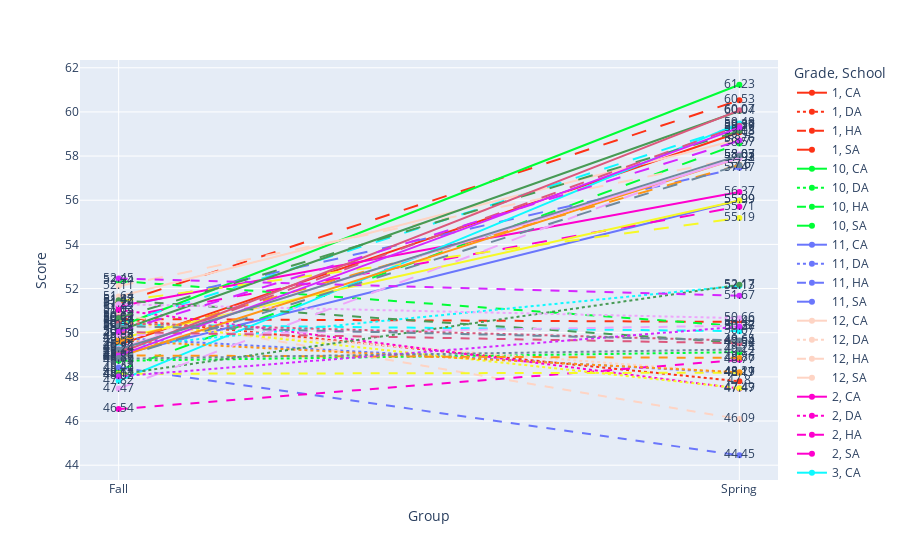

Notebook source saved alongside this figure:
### Code cell
output_chart, table_data = create_interactive_line_chart_and_table(data_source_pivot = df_results_pivot, y_value = 'Score',
comparison_values = ['Period', 'Grade', 'School'], color_value = 'Grade', color_discrete_map = None, color_discrete_sequence = px.colors.qualitative.Light24, secondary_differentiator = 'School', label_round_precision = 2, table_round_precision = 2)

output_chart

### Figure 1 — Plotly figure (JSON) as saved in the notebook; plotly's stock layout.template omitted (floating-point values rounded to 4 significant figures)
{"data": [{"hovertemplate": "Grade=1<br>School=CA<br>Group=%{x}<br>Score=%{text}<extra></extra>", "legendgroup": "1, CA", "line": {"color": "#FD3216", "dash": "solid"}, "marker": {"symbol": "circle"}, "mode": "markers+lines+text", "name": "1, CA", "orientation": "v", "showlegend": true, "text": [49.45, 59.08], "type": "scatter", "x": ["Fall", "Spring"], "xaxis": "x", "y": [49.45, 59.08], "yaxis": "y"}, {"hovertemplate": "Grade=1<br>School=DA<br>Group=%{x}<br>Score=%{text}<extra></extra>", "legendgroup": "1, DA", "line": {"color": "#FD3216", "dash": "dot"}, "marker": {"symbol": "circle"}, "mode": "markers+lines+text", "name": "1, DA", "orientation": "v", "showlegend": true, "text": [50.64, 47.8], "type": "scatter", "x": ["Fall", "Spring"], "xaxis": "x", "y": [50.64, 47.8], "yaxis": "y"}, {"hovertemplate": "Grade=1<br>School=HA<br>Group=%{x}<br>Score=%{text}<extra></extra>", "legendgroup": "1, HA", "line": {"color": "#FD3216", "dash": "dash"}, "marker": {"symbol": "circle"}, "mode": "markers+lines+text", "name": "1, HA", "orientation": "v", "showlegend": true, "text": [50.62, 50.49], "type": "scatter", "x": ["Fall", "Spring"], "xaxis": "x", "y": [50.62, 50.49], "yaxis": "y"}, {"hovertemplate": "Grade=1<br>School=SA<br>Group=%{x}<br>Score=%{text}<extra></extra>", "legendgroup": "1, SA", "line": {"color": "#FD3216", "dash": "longdash"}, "marker": {"symbol": "circle"}, "mode": "markers+lines+text", "name": "1, SA", "orientation": "v", "showlegend": true, "text": [51.34, 60.53], "type": "scatter", "x": ["Fall", "Spring"], "xaxis": "x", "y": [51.34, 60.53], "yaxis": "y"}, {"hovertemplate": "Grade=10<br>School=CA<br>Group=%{x}<br>Score=%{text}<extra></extra>", "legendgroup": "10, CA", "line": {"color": "#00FE35", "dash": "solid"}, "marker": {"symbol": "circle"}, "mode": "markers+lines+text", "name": "10, CA", "orientation": "v", "showlegend": true, "text": [50.27, 61.23], "type": "scatter", "x": ["Fall", "Spring"], "xaxis": "x", "y": [50.27, 61.23], "yaxis": "y"}, {"hovertemplate": "Grade=10<br>School=DA<br>Group=%{x}<br>Score=%{text}<extra></extra>", "legendgroup": "10, DA", "line": {"color": "#00FE35", "dash": "dot"}, "marker": {"symbol": "circle"}, "mode": "markers+lines+text", "name": "10, DA", "orientation": "v", "showlegend": true, "text": [48.73, 49.12], "type": "scatter", "x": ["Fall", "Spring"], "xaxis": "x", "y": [48.73, 49.12], "yaxis": "y"}, {"hovertemplate": "Grade=10<br>School=HA<br>Group=%{x}<br>Score=%{text}<extra></extra>", "legendgroup": "10, HA", "line": {"color": "#00FE35", "dash": "dash"}, "marker": {"symbol": "circle"}, "mode": "markers+lines+text", "name": "10, HA", "orientation": "v", "showlegend": true, "text": [52.34, 50.3], "type": "scatter", "x": ["Fall", "Spring"], "xaxis": "x", "y": [52.34, 50.3], "yaxis": "y"}, {"hovertemplate": "Grade=10<br>School=SA<br>Group=%{x}<br>Score=%{text}<extra></extra>", "legendgroup": "10, SA", "line": {"color": "#00FE35", "dash": "longdash"}, "marker": {"symbol": "circle"}, "mode": "markers+lines+text", "name": "10, SA", "orientation": "v", "showlegend": true, "text": [48.29, 58.57], "type": "scatter", "x": ["Fall", "Spring"], "xaxis": "x", "y": [48.29, 58.57], "yaxis": "y"}, {"hovertemplate": "Grade=11<br>School=CA<br>Group=%{x}<br>Score=%{text}<extra></extra>", "legendgroup": "11, CA", "line": {"color": "#6A76FC", "dash": "solid"}, "marker": {"symbol": "circle"}, "mode": "markers+lines+text", "name": "11, CA", "orientation": "v", "showlegend": true, "text": [48.99, 55.99], "type": "scatter", "x": ["Fall", "Spring"], "xaxis": "x", "y": [48.99, 55.99], "yaxis": "y"}, {"hovertemplate": "Grade=11<br>School=DA<br>Group=%{x}<br>Score=%{text}<extra></extra>", "legendgroup": "11, DA", "line": {"color": "#6A76FC", "dash": "dot"}, "marker": {"symbol": "circle"}, "mode": "markers+lines+text", "name": "11, DA", "orientation": "v", "showlegend": true, "text": [49.76, 48.17], "type": "scatter", "x": ["Fall", "Spring"], "xaxis": "x", "y": [49.76, 48.17], "yaxis": "y"}, {"hovertemplate": "Grade=11<br>School=HA<br>Group=%{x}<br>Score=%{text}<extra></extra>", "legendgroup": "11, HA", "line": {"color": "#6A76FC", "dash": "dash"}, "marker": {"symbol": "circle"}, "mode": "markers+lines+text", "name": "11, HA", "orientation": "v", "showlegend": true, "text": [48.42, 44.45], "type": "scatter", "x": ["Fall", "Spring"], "xaxis": "x", "y": [48.42, 44.45], "yaxis": "y"}, {"hovertemplate": "Grade=11<br>School=SA<br>Group=%{x}<br>Score=%{text}<extra></extra>", "legendgroup": "11, SA", "line": {"color": "#6A76FC", "dash": "longdash"}, "marker": {"symbol": "circle"}, "mode": "markers+lines+text", "name": "11, SA", "orientation": "v", "showlegend": true, "text": [51.12, 57.47], "type": "scatter", "x": ["Fall", "Spring"], "xaxis": "x", "y": [51.12, 57.47], "yaxis": "y"}, {"hovertemplate": "Grade=12<br>School=CA<br>Group=%{x}<br>Score=%{text}<extra></extra>", "legendgroup": "12, CA", "line": {"color": "#FED4C4", "dash": "solid"}, "marker": {"symbol": "circle"}, "mode": "markers+lines+text", "name": "12, CA", "orientation": "v", "showlegend": true, "text": [51.64, 58.76], "type": "scatter", "x": ["Fall", "Spring"], "xaxis": "x", "y": [51.64, 58.76], "yaxis": "y"}, {"hovertemplate": "Grade=12<br>School=DA<br>Group=%{x}<br>Score=%{text}<extra></extra>", "legendgroup": "12, DA", "line": {"color": "#FED4C4", "dash": "dot"}, "marker": {"symbol": "circle"}, "mode": "markers+lines+text", "name": "12, DA", "orientation": "v", "showlegend": true, "text": [50.36, 48.17], "type": "scatter", "x": ["Fall", "Spring"], "xaxis": "x", "y": [50.36, 48.17], "yaxis": "y"}, {"hovertemplate": "Grade=12<br>School=HA<br>Group=%{x}<br>Score=%{text}<extra></extra>", "legendgroup": "12, HA", "line": {"color": "#FED4C4", "dash": "dash"}, "marker": {"symbol": "circle"}, "mode": "markers+lines+text", "name": "12, HA", "orientation": "v", "showlegend": true, "text": [50.83, 46.09], "type": "scatter", "x": ["Fall", "Spring"], "xaxis": "x", "y": [50.83, 46.09], "yaxis": "y"}, {"hovertemplate": "Grade=12<br>School=SA<br>Group=%{x}<br>Score=%{text}<extra></extra>", "legendgroup": "12, SA", "line": {"color": "#FED4C4", "dash": "longdash"}, "marker": {"symbol": "circle"}, "mode": "markers+lines+text", "name": "12, SA", "orientation": "v", "showlegend": true, "text": [52.11, 57.93], "type": "scatter", "x": ["Fall", "Spring"], "xaxis": "x", "y": [52.11, 57.93], "yaxis": "y"}, {"hovertemplate": "Grade=2<br>School=CA<br>Group=%{x}<br>Score=%{text}<extra></extra>", "legendgroup": "2, CA", "line": {"color": "#FE00CE", "dash": "solid"}, "marker": {"symbol": "circle"}, "mode": "markers+lines+text", "name": "2, CA", "orientation": "v", "showlegend": true, "text": [51.2, 56.37], "type": "scatter", "x": ["Fall", "Spring"], "xaxis": "x", "y": [51.2, 56.37], "yaxis": "y"}, {"hovertemplate": "Grade=2<br>School=DA<br>Group=%{x}<br>Score=%{text}<extra></extra>", "legendgroup": "2, DA", "line": {"color": "#FE00CE", "dash": "dot"}, "marker": {"symbol": "circle"}, "mode": "markers+lines+text", "name": "2, DA", "orientation": "v", "showlegend": true, "text": [51.03, 47.47], "type": "scatter", "x": ["Fall", "Spring"], "xaxis": "x", "y": [51.03, 47.47], "yaxis": "y"}, {"hovertemplate": "Grade=2<br>School=HA<br>Group=%{x}<br>Score=%{text}<extra></extra>", "legendgroup": "2, HA", "line": {"color": "#FE00CE", "dash": "dash"}, "marker": {"symbol": "circle"}, "mode": "markers+lines+text", "name": "2, HA", "orientation": "v", "showlegend": true, "text": [46.54, 48.77], "type": "scatter", "x": ["Fall", "Spring"], "xaxis": "x", "y": [46.54, 48.77], "yaxis": "y"}, {"hovertemplate": "Grade=2<br>School=SA<br>Group=%{x}<br>Score=%{text}<extra></extra>", "legendgroup": "2, SA", "line": {"color": "#FE00CE", "dash": "longdash"}, "marker": {"symbol": "circle"}, "mode": "markers+lines+text", "name": "2, SA", "orientation": "v", "showlegend": true, "text": [50.69, 55.71], "type": "scatter", "x": ["Fall", "Spring"], "xaxis": "x", "y": [50.69, 55.71], "yaxis": "y"}, {"hovertemplate": "Grade=3<br>School=CA<br>Group=%{x}<br>Score=%{text}<extra></extra>", "legendgroup": "3, CA", "line": {"color": "#0DF9FF", "dash": "solid"}, "marker": {"symbol": "circle"}, "mode": "markers+lines+text", "name": "3, CA", "orientation": "v", "showlegend": true, "text": [47.82, 59.48], "type": "scatter", "x": ["Fall", "Spring"], "xaxis": "x", "y": [47.82, 59.48], "yaxis": "y"}, {"hovertemplate": "Grade=3<br>School=DA<br>Group=%{x}<br>Score=%{text}<extra></extra>", "legendgroup": "3, DA", "line": {"color": "#0DF9FF", "dash": "dot"}, "marker": {"symbol": "circle"}, "mode": "markers+lines+text", "name": "3, DA", "orientation": "v", "showlegend": true, "text": [49.35, 52.13], "type": "scatter", "x": ["Fall", "Spring"], "xaxis": "x", "y": [49.35, 52.13], "yaxis": "y"}, {"hovertemplate": "Grade=3<br>School=HA<br>Group=%{x}<br>Score=%{text}<extra></extra>", "legendgroup": "3, HA", "line": {"color": "#0DF9FF", "dash": "dash"}, "marker": {"symbol": "circle"}, "mode": "markers+lines+text", "name": "3, HA", "orientation": "v", "showlegend": true, "text": [50.37, 50.07], "type": "scatter", "x": ["Fall", "Spring"], "xaxis": "x", "y": [50.37, 50.07], "yaxis": "y"}, {"hovertemplate": "Grade=3<br>School=SA<br>Group=%{x}<br>Score=%{text}<extra></extra>", "legendgroup": "3, SA", "line": {"color": "#0DF9FF", "dash": "longdash"}, "marker": {"symbol": "circle"}, "mode": "markers+lines+text", "name": "3, SA", "orientation": "v", "showlegend": true, "text": [50.37, 59.39], "type": "scatter", "x": ["Fall", "Spring"], "xaxis": "x", "y": [50.37, 59.39], "yaxis": "y"}, {"hovertemplate": "Grade=4<br>School=CA<br>Group=%{x}<br>Score=%{text}<extra></extra>", "legendgroup": "4, CA", "line": {"color": "#F6F926", "dash": "solid"}, "marker": {"symbol": "circle"}, "mode": "markers+lines+text", "name": "4, CA", "orientation": "v", "showlegend": true, "text": [49.74, 55.99], "type": "scatter", "x": ["Fall", "Spring"], "xaxis": "x", "y": [49.74, 55.99], "yaxis": "y"}, {"hovertemplate": "Grade=4<br>School=DA<br>Group=%{x}<br>Score=%{text}<extra></extra>", "legendgroup": "4, DA", "line": {"color": "#F6F926", "dash": "dot"}, "marker": {"symbol": "circle"}, "mode": "markers+lines+text", "name": "4, DA", "orientation": "v", "showlegend": true, "text": [50.51, 47.49], "type": "scatter", "x": ["Fall", "Spring"], "xaxis": "x", "y": [50.51, 47.49], "yaxis": "y"}, {"hovertemplate": "Grade=4<br>School=HA<br>Group=%{x}<br>Score=%{text}<extra></extra>", "legendgroup": "4, HA", "line": {"color": "#F6F926", "dash": "dash"}, "marker": {"symbol": "circle"}, "mode": "markers+lines+text", "name": "4, HA", "orientation": "v", "showlegend": true, "text": [48.14, 48.19], "type": "scatter", "x": ["Fall", "Spring"], "xaxis": "x", "y": [48.14, 48.19], "yaxis": "y"}, {"hovertemplate": "Grade=4<br>School=SA<br>Group=%{x}<br>Score=%{text}<extra></extra>", "legendgroup": "4, SA", "line": {"color": "#F6F926", "dash": "longdash"}, "marker": {"symbol": "circle"}, "mode": "markers+lines+text", "name": "4, SA", "orientation": "v", "showlegend": true, "text": [51.42, 55.19], "type": "scatter", "x": ["Fall", "Spring"], "xaxis": "x", "y": [51.42, 55.19], "yaxis": "y"}, {"hovertemplate": "Grade=5<br>School=CA<br>Group=%{x}<br>Score=%{text}<extra></extra>", "legendgroup": "5, CA", "line": {"color": "#FF9616", "dash": "solid"}, "marker": {"symbol": "circle"}, "mode": "markers+lines+text", "name": "5, CA", "orientation": "v", "showlegend": true, "text": [48.91, 57.92], "type": "scatter", "x": ["Fall", "Spring"], "xaxis": "x", "y": [48.91, 57.92], "yaxis": "y"}, {"hovertemplate": "Grade=5<br>School=DA<br>Group=%{x}<br>Score=%{text}<extra></extra>", "legendgroup": "5, DA", "line": {"color": "#FF9616", "dash": "dot"}, "marker": {"symbol": "circle"}, "mode": "markers+lines+text", "name": "5, DA", "orientation": "v", "showlegend": true, "text": [49.64, 48.21], "type": "scatter", "x": ["Fall", "Spring"], "xaxis": "x", "y": [49.64, 48.21], "yaxis": "y"}, {"hovertemplate": "Grade=5<br>School=HA<br>Group=%{x}<br>Score=%{text}<extra></extra>", "legendgroup": "5, HA", "line": {"color": "#FF9616", "dash": "dash"}, "marker": {"symbol": "circle"}, "mode": "markers+lines+text", "name": "5, HA", "orientation": "v", "showlegend": true, "text": [48.97, 48.86], "type": "scatter", "x": ["Fall", "Spring"], "xaxis": "x", "y": [48.97, 48.86], "yaxis": "y"}, {"hovertemplate": "Grade=5<br>School=SA<br>Group=%{x}<br>Score=%{text}<extra></extra>", "legendgroup": "5, SA", "line": {"color": "#FF9616", "dash": "longdash"}, "marker": {"symbol": "circle"}, "mode": "markers+lines+text", "name": "5, SA", "orientation": "v", "showlegend": true, "text": [49.6, 57.6], "type": "scatter", "x": ["Fall", "Spring"], "xaxis": "x", "y": [49.6, 57.6], "yaxis": "y"}, {"hovertemplate": "Grade=6<br>School=CA<br>Group=%{x}<br>Score=%{text}<extra></extra>", "legendgroup": "6, CA", "line": {"color": "#479B55", "dash": "solid"}, "marker": {"symbol": "circle"}, "mode": "markers+lines+text", "name": "6, CA", "orientation": "v", "showlegend": true, "text": [50.09, 60.04], "type": "scatter", "x": ["Fall", "Spring"], "xaxis": "x", "y": [50.09, 60.04], "yaxis": "y"}, {"hovertemplate": "Grade=6<br>School=DA<br>Group=%{x}<br>Score=%{text}<extra></extra>", "legendgroup": "6, DA", "line": {"color": "#479B55", "dash": "dot"}, "marker": {"symbol": "circle"}, "mode": "markers+lines+text", "name": "6, DA", "orientation": "v", "showlegend": true, "text": [48.11, 52.17], "type": "scatter", "x": ["Fall", "Spring"], "xaxis": "x", "y": [48.11, 52.17], "yaxis": "y"}, {"hovertemplate": "Grade=6<br>School=HA<br>Group=%{x}<br>Score=%{text}<extra></extra>", "legendgroup": "6, HA", "line": {"color": "#479B55", "dash": "dash"}, "marker": {"symbol": "circle"}, "mode": "markers+lines+text", "name": "6, HA", "orientation": "v", "showlegend": true, "text": [51.47, 49.54], "type": "scatter", "x": ["Fall", "Spring"], "xaxis": "x", "y": [51.47, 49.54], "yaxis": "y"}, {"hovertemplate": "Grade=6<br>School=SA<br>Group=%{x}<br>Score=%{text}<extra></extra>", "legendgroup": "6, SA", "line": {"color": "#479B55", "dash": "longdash"}, "marker": {"symbol": "circle"}, "mode": "markers+lines+text", "name": "6, SA", "orientation": "v", "showlegend": true, "text": [50.67, 59.13], "type": "scatter", "x": ["Fall", "Spring"], "xaxis": "x", "y": [50.67, 59.13], "yaxis": "y"}, {"hovertemplate": "Grade=7<br>School=CA<br>Group=%{x}<br>Score=%{text}<extra></extra>", "legendgroup": "7, CA", "line": {"color": "#EEA6FB", "dash": "solid"}, "marker": {"symbol": "circle"}, "mode": "markers+lines+text", "name": "7, CA", "orientation": "v", "showlegend": true, "text": [49.29, 57.91], "type": "scatter", "x": ["Fall", "Spring"], "xaxis": "x", "y": [49.29, 57.91], "yaxis": "y"}, {"hovertemplate": "Grade=7<br>School=DA<br>Group=%{x}<br>Score=%{text}<extra></extra>", "legendgroup": "7, DA", "line": {"color": "#EEA6FB", "dash": "dot"}, "marker": {"symbol": "circle"}, "mode": "markers+lines+text", "name": "7, DA", "orientation": "v", "showlegend": true, "text": [51.29, 50.66], "type": "scatter", "x": ["Fall", "Spring"], "xaxis": "x", "y": [51.29, 50.66], "yaxis": "y"}, {"hovertemplate": "Grade=7<br>School=HA<br>Group=%{x}<br>Score=%{text}<extra></extra>", "legendgroup": "7, HA", "line": {"color": "#EEA6FB", "dash": "dash"}, "marker": {"symbol": "circle"}, "mode": "markers+lines+text", "name": "7, HA", "orientation": "v", "showlegend": true, "text": [49.88, 50.32], "type": "scatter", "x": ["Fall", "Spring"], "xaxis": "x", "y": [49.88, 50.32], "yaxis": "y"}, {"hovertemplate": "Grade=7<br>School=SA<br>Group=%{x}<br>Score=%{text}<extra></extra>", "legendgroup": "7, SA", "line": {"color": "#EEA6FB", "dash": "longdash"}, "marker": {"symbol": "circle"}, "mode": "markers+lines+text", "name": "7, SA", "orientation": "v", "showlegend": true, "text": [47.47, 58.07], "type": "scatter", "x": ["Fall", "Spring"], "xaxis": "x", "y": [47.47, 58.07], "yaxis": "y"}, {"hovertemplate": "Grade=8<br>School=CA<br>Group=%{x}<br>Score=%{text}<extra></extra>", "legendgroup": "8, CA", "line": {"color": "#DC587D", "dash": "solid"}, "marker": {"symbol": "circle"}, "mode": "markers+lines+text", "name": "8, CA", "orientation": "v", "showlegend": true, "text": [49.07, 60.07], "type": "scatter", "x": ["Fall", "Spring"], "xaxis": "x", "y": [49.07, 60.07], "yaxis": "y"}, {"hovertemplate": "Grade=8<br>School=DA<br>Group=%{x}<br>Score=%{text}<extra></extra>", "legendgroup": "8, DA", "line": {"color": "#DC587D", "dash": "dot"}, "marker": {"symbol": "circle"}, "mode": "markers+lines+text", "name": "8, DA", "orientation": "v", "showlegend": true, "text": [50.43, 49.64], "type": "scatter", "x": ["Fall", "Spring"], "xaxis": "x", "y": [50.43, 49.64], "yaxis": "y"}, {"hovertemplate": "Grade=8<br>School=HA<br>Group=%{x}<br>Score=%{text}<extra></extra>", "legendgroup": "8, HA", "line": {"color": "#DC587D", "dash": "dash"}, "marker": {"symbol": "circle"}, "mode": "markers+lines+text", "name": "8, HA", "orientation": "v", "showlegend": true, "text": [50.03, 49.52], "type": "scatter", "x": ["Fall", "Spring"], "xaxis": "x", "y": [50.03, 49.52], "yaxis": "y"}, {"hovertemplate": "Grade=8<br>School=SA<br>Group=%{x}<br>Score=%{text}<extra></extra>", "legendgroup": "8, SA", "line": {"color": "#DC587D", "dash": "longdash"}, "marker": {"symbol": "circle"}, "mode": "markers+lines+text", "name": "8, SA", "orientation": "v", "showlegend": true, "text": [49.15, 59.37], "type": "scatter", "x": ["Fall", "Spring"], "xaxis": "x", "y": [49.15, 59.37], "yaxis": "y"}, {"hovertemplate": "Grade=9<br>School=CA<br>Group=%{x}<br>Score=%{text}<extra></extra>", "legendgroup": "9, CA", "line": {"color": "#D626FF", "dash": "solid"}, "marker": {"symbol": "circle"}, "mode": "markers+lines+text", "name": "9, CA", "orientation": "v", "showlegend": true, "text": [48.96, 59.29], "type": "scatter", "x": ["Fall", "Spring"], "xaxis": "x", "y": [48.96, 59.29], "yaxis": "y"}, {"hovertemplate": "Grade=9<br>School=DA<br>Group=%{x}<br>Score=%{text}<extra></extra>", "legendgroup": "9, DA", "line": {"color": "#D626FF", "dash": "dot"}, "marker": {"symbol": "circle"}, "mode": "markers+lines+text", "name": "9, DA", "orientation": "v", "showlegend": true, "text": [48.02, 50.27], "type": "scatter", "x": ["Fall", "Spring"], "xaxis": "x", "y": [48.02, 50.27], "yaxis": "y"}, {"hovertemplate": "Grade=9<br>School=HA<br>Group=%{x}<br>Score=%{text}<extra></extra>", "legendgroup": "9, HA", "line": {"color": "#D626FF", "dash": "dash"}, "marker": {"symbol": "circle"}, "mode": "markers+lines+text", "name": "9, HA", "orientation": "v", "showlegend": true, "text": [52.45, 51.67], "type": "scatter", "x": ["Fall", "Spring"], "xaxis": "x", "y": [52.45, 51.67], "yaxis": "y"}, {"hovertemplate": "Grade=9<br>School=SA<br>Group=%{x}<br>Score=%{text}<extra></extra>", "legendgroup": "9, SA", "line": {"color": "#D626FF", "dash": "longdash"}, "marker": {"symbol": "circle"}, "mode": "markers+lines+text", "name": "9, SA", "orientation": "v", "showlegend": true, "text": [50.04, 58.7], "type": "scatter", "x": ["Fall", "Spring"], "xaxis": "x", "y": [50.04, 58.7], "yaxis": "y"}, {"hovertemplate": "Grade=K<br>School=CA<br>Group=%{x}<br>Score=%{text}<extra></extra>", "legendgroup": "K, CA", "line": {"color": "#6E899C", "dash": "solid"}, "marker": {"symbol": "circle"}, "mode": "markers+lines+text", "name": "K, CA", "orientation": "v", "showlegend": true, "text": [49.24, 58.03], "type": "scatter", "x": ["Fall", "Spring"], "xaxis": "x", "y": [49.24, 58.03], "yaxis": "y"}, {"hovertemplate": "Grade=K<br>School=DA<br>Group=%{x}<br>Score=%{text}<extra></extra>", "legendgroup": "K, DA", "line": {"color": "#6E899C", "dash": "dot"}, "marker": {"symbol": "circle"}, "mode": "markers+lines+text", "name": "K, DA", "orientation": "v", "showlegend": true, "text": [48.82, 49.24], "type": "scatter", "x": ["Fall", "Spring"], "xaxis": "x", "y": [48.82, 49.24], "yaxis": "y"}, {"hovertemplate": "Grade=K<br>School=HA<br>Group=%{x}<br>Score=%{text}<extra></extra>", "legendgroup": "K, HA", "line": {"color": "#6E899C", "dash": "dash"}, "marker": {"symbol": "circle"}, "mode": "markers+lines+text", "name": "K, HA", "orientation": "v", "showlegend": true, "text": [50.3, 49.65], "type": "scatter", "x": ["Fall", "Spring"], "xaxis": "x", "y": [50.3, 49.65], "yaxis": "y"}, {"hovertemplate": "Grade=K<br>School=SA<br>Group=%{x}<br>Score=%{text}<extra></extra>", "legendgroup": "K, SA", "line": {"color": "#6E899C", "dash": "longdash"}, "marker": {"symbol": "circle"}, "mode": "markers+lines+text", "name": "K, SA", "orientation": "v", "showlegend": true, "text": [48.86, 57.6], "type": "scatter", "x": ["Fall", "Spring"], "xaxis": "x", "y": [48.86, 57.6], "yaxis": "y"}], "layout": {"legend": {"title": {"text": "Grade, School"}, "tracegroupgap": 0}, "margin": {"t": 60}, "xaxis": {"anchor": "y", "domain": [0, 1], "title": {"text": "Group"}}, "yaxis": {"anchor": "x", "domain": [0, 1], "title": {"text": "Score"}}}}
